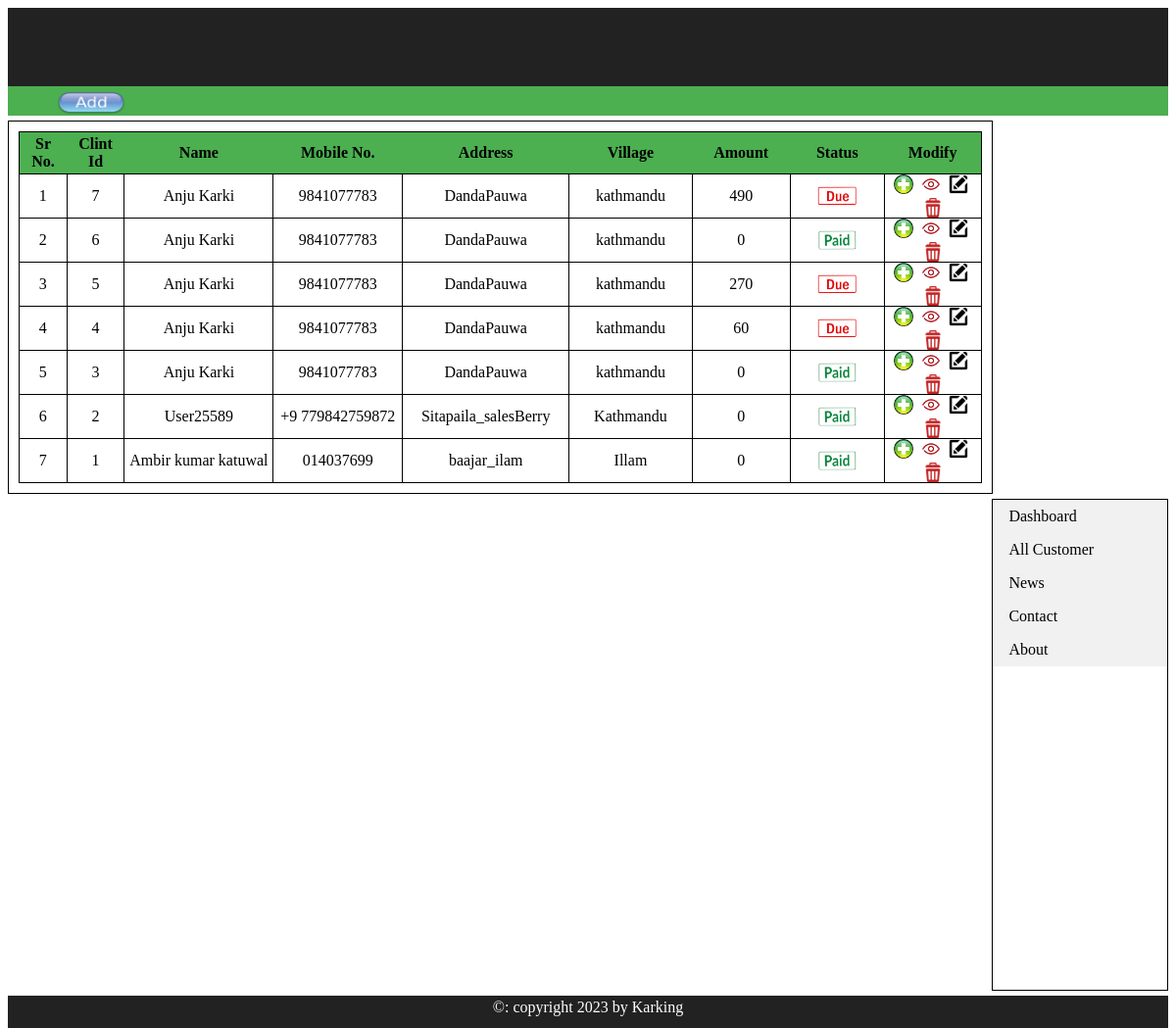
Screenshot of /all_costumer.php with the database file from the repository.
### tables this page shows
CREATE TABLE `costumers` (
  `cos_id` int(10) NOT NULL,
  `cos_name` text NOT NULL,
  `mobile` varchar(15) NOT NULL,
  `village` text NOT NULL,
  `p_status` text NOT NULL,
  `cos_address` text NOT NULL,
  `date` timestamp NOT NULL DEFAULT CURRENT_TIMESTAMP
);

### all_costumer.php (the view, shortened to what this page needs)
<?php
include("includes/db24.php");
?>
<html>
<head>
 <body>
  <div class="header">
</div>
  <div class="navbar"><a href="add_costumer.php"><img src="images/add1.png" height="24" width="70"></a></div>
  <div class="left_content">
			<table>
			<tr>
			<th align="center" style="width:50px;">Sr No.</th>
            <th align="center" style="width:60px;">Clint Id</th>
            <th align="center" style="width:180px;">Name</th>
			<th align="center" style="width:140px;">Mobile No.</th>
			<th align="center" style="width:180px;">Address</th>
			<th align="center" style="width:140px;">Village</th>
			<th align="center" style="width:110px;">Amount</th>
			<th align="center" style="width:110px;">Status</th>
			<th align="center" style="width:110px;">Modify</th>
			</tr>
<?php
       $i=0;
		$get_costumers="select*from costumers order by 1 DESC;";
		$run_costumers=mysqli_query($con, $get_costumers);
		while ($row_costumers=mysqli_fetch_array($run_costumers)){
			$cos_id = $row_costumers['cos_id'];
			$cos_name = $row_costumers['cos_name'];
			$cos_mob = $row_costumers['mobile'];
			$cos_add = $row_costumers['cos_address'];
			$cos_village = $row_costumers['village'];
			$i++;
         $total=0;
			$pro_price="select*from entery WHERE cos_id='$cos_id'";
			$run_pro_price=mysqli_query($con,$pro_price);
			while($p_price=mysqli_fetch_array($run_pro_price)){
			$amount=array($p_price['price']);
			$values=array_sum($amount);
			$total +=$values;
			}
			if($total=='0'){
				$u_status="<img src='images/paid.png' width='40'height='20'>";
			}
			  else{
				 $u_status="<img src='images/due.png' width='40'height='20'>";
			      }
	     ?>
			<tr>
			<td align="center" ><?php echo $i; ?></td>
            <td align="center" ><?php echo $cos_id; ?></td>
            <td align="center" ><?php echo $cos_name; ?></td>
			<td align="center" ><?php echo $cos_mob; ?></td>
			<td align="center" ><?php echo $cos_add; ?></td>
			<td align="center" ><?php echo $cos_village; ?></td>
			<td align="center" ><?php echo $total; ?></td>
			<td align="center" ><?php echo $u_status; ?></td>
			<td align="center" style="width:100px;">
			<a href="addin_costumer.php?cos_id=<?php echo $cos_id; ?>"><img src="images/add.png"width="20"height="20"></a>&nbsp;
			<a href="view_costumer.php?cos_id=<?php echo $cos_id; ?>"><img src="images/view.png"width="20"height="20"></a>&nbsp;
			<a href="edit_costumer.php?cos_id=<?php echo $cos_id; ?>"><img src="images/edit.png"width="20"height="20"></a>&nbsp;
			<a href="delete.php?cos_id=<?php echo $cos_id; ?>"><img src="images/delete.png" width="20"height="20"></a></td>
			</tr>
		<?php } ?>
      </table>
  </div>
  <div class="right_content">
    <ul>
	   <li><a href="index.php">Dashboard</a></li>
       <li><a href="all_costumer.php">All Customer</a></li>
       <li><a href="#news">News</a></li>
       <li><a href="#contact">Contact</a></li>
       <li><a href="#about">About</a></li>
    </ul>
  </div>
  <div class="footer"><div align="center" class="footer_text">&copy: copyright 2023 by Karking</div></div>
 </body>
</html>

### all_costumer.php (style rules this page uses)
.header { padding-top:10px; padding-left:10px; height:70px; width:auto; background:#222; }
.navbar { padding-top:5px; padding-left:50px; height:25px; width:auto; background:#4caf50; }
.left_content { float:left; padding:10px; margin-top:5px; height:auto; width:83%; background:#fff; border:1px solid black; }
table,td { padding:0px; border:1px solid black; border-collapse: collapse; }
th { background:#4caf50; padding:3px; }
.right_content { float:right; margin-top:5px; height:500px; width:15%; background:#fff; border:1px solid black; }
ul { list-style-type: none; margin: 0; padding: 0; width: 100%; background-color: #f1f1f1; }
li a { display: block; color: #000; padding: 8px 16px; text-decoration: none; }
.footer { margin-top:5px; padding-top:3px; float:left; height:30px; width:100%; background:#222; }
.footer_text { color:#fff; }

### rows the page displays
costumers: cos_id "7", cos_name "Anju Karki", mobile "9841077783", cos_address "DandaPauwa", village "kathmandu", total "490"
costumers: cos_id "6", cos_name "Anju Karki", mobile "9841077783", cos_address "DandaPauwa", village "kathmandu", total "0"
costumers: cos_id "5", cos_name "Anju Karki", mobile "9841077783", cos_address "DandaPauwa", village "kathmandu", total "270"
costumers: cos_id "4", cos_name "Anju Karki", mobile "9841077783", cos_address "DandaPauwa", village "kathmandu", total "60"
costumers: cos_id "3", cos_name "Anju Karki", mobile "9841077783", cos_address "DandaPauwa", village "kathmandu", total "0"
costumers: cos_id "2", cos_name "User25589", mobile "+9 779842759872", cos_address "Sitapaila_salesBerry", village "Kathmandu", total "0"
costumers: cos_id "1", cos_name "Ambir kumar katuwal", mobile "014037699", cos_address "baajar_ilam", village "Illam", total "0"
